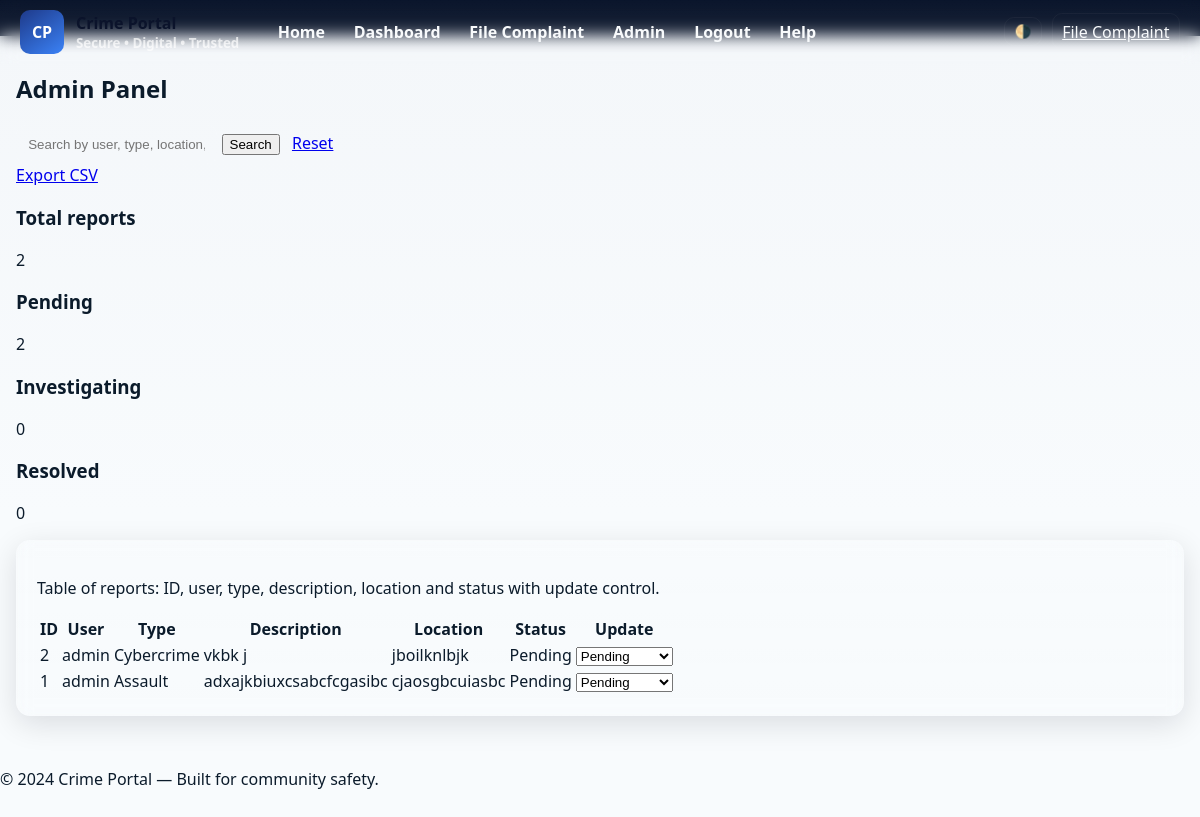
The page /admin (signed in) on the database its author committed.
### models.py (models this page shows, shortened)
class CrimeReport(db.Model):
    id = db.Column(db.Integer, primary_key=True)
    user_id = db.Column(db.Integer, db.ForeignKey('user.id'), nullable=False)
    crime_type = db.Column(db.String(50), nullable=False)
    description = db.Column(db.Text, nullable=False)
    location = db.Column(db.String(100), nullable=False)
    status = db.Column(db.String(20), default='Pending')
    timestamp = db.Column(db.DateTime, default=datetime.utcnow)
    image_path = db.Column(db.String(255), nullable=True)
    latitude = db.Column(db.Float, nullable=True)
    longitude = db.Column(db.Float, nullable=True)
    verification_requested = db.Column(db.Boolean, default=False)
    is_verified = db.Column(db.Boolean, default=False)
    audits = db.relationship('Audit', backref='report', lazy=True)

class User(db.Model, UserMixin):
    id = db.Column(db.Integer, primary_key=True)
    username = db.Column(db.String(80), unique=True, nullable=False)
    password_hash = db.Column(db.String(120), nullable=False)
    is_admin = db.Column(db.Boolean, default=False)
    reports = db.relationship('CrimeReport', backref='user', lazy=True)

### app.py (the view, shortened to what this page needs)
@app.route('/admin')
@login_required
def admin_panel():
    if not current_user.is_admin:
        flash('Admin only!')
        return redirect(url_for('dashboard'))
    q = request.args.get('q', '').strip()
    try:
        page = int(request.args.get('page', 1))
    except ValueError:
        page = 1
    per_page = 15
    base = CrimeReport.query.outerjoin(User)
    total_reports = base.count()
    pending = base.filter(CrimeReport.status == 'Pending').count()
    investigating = base.filter(CrimeReport.status == 'Investigating').count()
    resolved = base.filter(CrimeReport.status == 'Resolved').count()
    pagination = base.order_by(CrimeReport.timestamp.desc()).paginate(page=page, per_page=per_page, error_out=False)
    reports = pagination.items
    total_pages = pagination.pages or 1
    return render_template('admin.html',
                           reports=reports,
                           q=q,
                           page=page,
                           total_pages=total_pages,
                           total_reports=total_reports,
                           pending=pending,
                           investigating=investigating,
                           resolved=resolved)

### app.py (called while the page is built)
@login_manager.user_loader
def load_user(user_id):
    return User.query.get(int(user_id))

### templates/admin.html (shortened to what this page needs)
{% extends "base.html" %}
{% block content %}
<h2 class="neon-title">Admin Panel</h2>
<div class="d-flex align-items-center mb-3 gap-2">
    <form method="get" class="d-flex" style="gap:.5rem;">
        <input name="q" class="neon-input" placeholder="Search by user, type, location, description" value="{{ q|default('') }}" />
        <button type="submit" class="neon-btn">Search</button>
        <a href="{{ url_for('admin_panel') }}" class="neon-link" style="align-self:center;margin-left:.5rem;">Reset</a>
    </form>
    <a href="{{ url_for('export_reports') }}?q={{ q|urlencode }}" class="neon-btn" style="margin-left:auto;">Export CSV</a>
</div>
<div class="stats-container" role="region" aria-label="Admin summary">
    <div class="stat-card">
        <h3>Total reports</h3>
        <p class="stat-number">{{ total_reports }}</p>
    </div>
    <div class="stat-card">
        <h3>Pending</h3>
        <p class="stat-number">{{ pending }}</p>
    </div>
    <div class="stat-card">
        <h3>Investigating</h3>
        <p class="stat-number">{{ investigating }}</p>
    </div>
    <div class="stat-card">
        <h3>Resolved</h3>
        <p class="stat-number">{{ resolved }}</p>
    </div>
</div>
<div class="card" role="region" aria-label="Reports table">
    <div class="table-responsive">
        <p id="reports-desc" class="visually-hidden">Table of reports: ID, user, type, description, location and status with update control.</p>
        <table class="neon-table" aria-describedby="reports-desc">
            <thead>
                <tr>
                    <th>ID</th>
                    <th>User</th>
                    <th>Type</th>
                    <th>Description</th>
                    <th>Location</th>
                    <th>Status</th>
                    <th>Update</th>
                </tr>
            </thead>
            <tbody>
                {% for report in reports %}
                <tr id="report-row-{{ report.id }}">
                    <td class="cell-id">{{ report.id }}</td>
                    <td class="cell-user">{{ report.user.username if report.user else 'Unknown' }}</td>
                    <td class="cell-type">{{ report.crime_type }}</td>
                    <td class="cell-desc">
                        <span title="{{ report.description or '' }}">
                            {{ (report.description or '')[:70] }}{% if report.description and report.description|length > 70 %}...{% endif %}
                        </span>
                    </td>
                    <td class="cell-location">{{ report.location }}</td>
                    <td class="cell-status">
                        <span id="status-label-{{ report.id }}" class="status-label status-{{ (report.status|lower|replace(' ', '-')) if report.status else 'unknown' }}">
                            {{ report.status if report.status else 'Unknown' }}
                        </span>
                    </td>
                    <td class="cell-update">
                        <select class="status-select" onchange="updateStatus({{ report.id }}, this.value)" aria-label="Change status for report {{ report.id }}">
                            <option value="Pending" {% if report.status == 'Pending' %}selected{% endif %}>Pending</option>
                        </select>
                    </td>
                </tr>
                {% endfor %}
            </tbody>
        </table>
    </div>
</div>
{% endblock %}

### templates/base.html (shortened to what this page needs)
<!DOCTYPE html>
<html lang="en">
<head>
	<link rel="stylesheet" href="{{ url_for('static', filename='style.css') }}">
</head>
<body class="{% if current_user.is_authenticated %}logged-in{% endif %}">
	<header class="topbar" role="banner">
		<div style="display:flex;align-items:center;gap:.75rem;">
			<div class="brand">
				<div class="brand-badge" aria-hidden="true">CP</div>
				<div style="display:flex;flex-direction:column;">
					<div style="font-weight:800;color:var(--midnight)">Crime Portal</div>
					<small style="color:rgba(255,255,255,0.7);font-weight:600">Secure • Digital • Trusted</small>
				</div>
			</div>
			<nav class="nav-links" role="navigation" aria-label="Main navigation">
				<a href="{{ url_for('splash') }}">Home</a>
				{% if current_user.is_authenticated %}
					<a href="{{ url_for('dashboard') }}">Dashboard</a>
					<a href="{{ url_for('report_crime') }}">File Complaint</a>
					{% if current_user.is_admin %}
						<a href="{{ url_for('admin_panel') }}">Admin</a>
					{% endif %}
					<a href="{{ url_for('logout') }}">Logout</a>
				{% else %}
					<a href="{{ url_for('login') }}">Login</a>
					<a href="{{ url_for('register') }}">Register</a>
				{% endif %}
				<a href="{{ url_for('help_page') }}">Help</a>
			</nav>
		</div>
		<div class="header-actions" aria-hidden="false">
			<button id="themeToggle" class="icon-btn" title="Toggle theme" aria-pressed="false">🌗</button>
			<a class="icon-btn" href="{{ url_for('report_crime') }}">File Complaint</a>
		</div>
	</header>
	<div class="container" role="main">
		{% block content %}{% endblock %}
	</div>
	<footer class="neon-footer" role="contentinfo">
		<div>&copy; {{ 2024 }} Crime Portal — Built for community safety.</div>
	</footer>
</body>
</html>

### static/style.css (style rules this page uses)
:root { --midnight: #0B132B; --cyan: #29ABE2; --slate: #1E293B; --surface: #F8FAFC; --card-blur: rgba(255,255,255,0.06); --glass-border: rgba(255,255,255,0.08); --soft-shadow: 0 8px 30px rgba(2,6,23,0.12); --radius: 14px; --ease: 220ms; --glass-gradient: linear-gradient(145deg, rgba(255,255,255,0.04), rgba(255,255,255,0.02)); }
* { box-sizing:border-box }
html,body { height:100%;margin:0;font-family:'Rubik', system-ui, -apple-system, 'Segoe UI', Roboto, Arial, sans-serif;color:var(--slate);background:linear-gradient(180deg, #051026 0%, rgba(9,17,34,0.02) 60%); }
.container { max-width:1200px;margin:2.25rem auto;padding:1rem }
.card { background:linear-gradient(180deg, rgba(255,255,255,0.03), rgba(255,255,255,0.01));backdrop-filter: blur(8px);border-radius:var(--radius);border:1px solid var(--glass-border);box-shadow:var(--soft-shadow);padding:1.25rem;transition:transform var(--ease),box-shadow var(--ease) }
.topbar { position:fixed;left:0;right:0;top:0;display:flex;align-items:center;justify-content:space-between;padding:0.6rem 1.25rem;z-index:40; background:linear-gradient(180deg, rgba(255,255,255,0.02), rgba(255,255,255,0.01)); backdrop-filter: blur(8px); border-bottom:1px solid rgba(255,255,255,0.04); }
.brand { display:flex;align-items:center;gap:.75rem;color:var(--midnight);font-weight:800 }
.brand-badge { width:44px;height:44px;border-radius:10px;display:flex;align-items:center;justify-content:center;background:linear-gradient(145deg,#1E3A8A,#3B82F6);color:white;font-weight:800 }
.nav-links { display:flex;gap:.5rem;align-items:center;margin-left:1rem }
.nav-links a { color:var(--surface);text-decoration:none;padding:.5rem .65rem;border-radius:10px;font-weight:600;transition:all var(--ease) }
.header-actions { display:flex;align-items:center;gap:.6rem }
.icon-btn { background:transparent;border:1px solid rgba(255,255,255,0.04);padding:.4rem .6rem;border-radius:10px;color:var(--surface);cursor:pointer;display:inline-flex;align-items:center;gap:.5rem }
.neon-input { border-radius:10px;border:1px solid rgba(255,255,255,0.05);padding:.7rem;background:rgba(255,255,255,0.02);color:var(--surface) }
.fade-up { animation:fadeUp .6s cubic-bezier(.2,.9,.3,1) both }
body.logged-in { background: linear-gradient(180deg, #f4f7fa 0%, #f8fbfd 60%); color: #0b1b2b; }

### rows shown on the page
CrimeReport: id "2", user "admin", crime_type "Cybercrime", description "vkbk j", location "jboilknlbjk", status "Pending", status+id "Pending"
CrimeReport: id "1", user "admin", crime_type "Assault", description "adxajkbiuxcsabcfcgasibc", location "cjaosgbcuiasbc", status "Pending", status+id "Pending"

### other values the page prints
{{ total_reports }} "2"
{{ pending }} "2"
{{ investigating }} "0"
{{ resolved }} "0"
{{ 2024 }} "2024"
